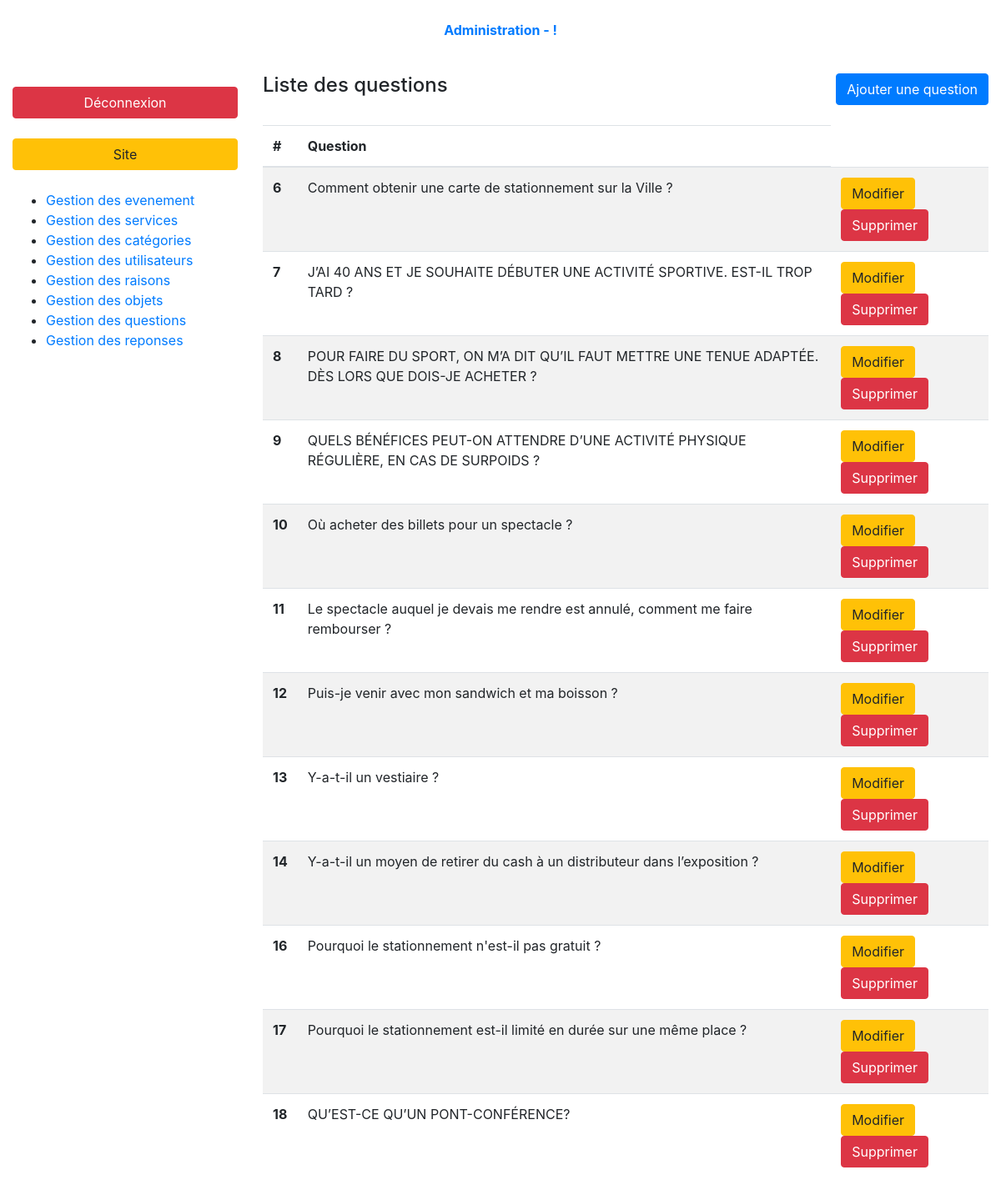
/index.php?page=admin-questions-list (signed in), run on the app's committed database.
### tables this page shows
CREATE TABLE `faq_questions` (
  `id` int(10) UNSIGNED NOT NULL,
  `question` text NOT NULL,
  `category_id` int(10) UNSIGNED NOT NULL
);

### controller/backend/questions.php (called while the page is built, shortened)
<?php
require_once ('././model/questions.php');
function questionsList(){
    $questions = getQuestions(FALSE);
    require_once './views/backend/questionsList.php';
}

### model/questions.php (called while the page is built, shortened)
<?php
function getQuestions($questionId = FALSE)
{
    $db = dbConnect();
    $queryString = 'SELECT *';
    $queryString .= ' FROM faq_questions';
    $query = $db->prepare($queryString);
    if (!$questionId){
        $query->execute();
        return $query->fetchAll();
    }
    else{
        $query->execute(['id' => $questionId]);
        return $query->fetch(PDO::FETCH_ASSOC);
    }
}

### views/backend/questionsList.php (the view, shortened to what this page needs)
<div class="container-fluid">
    <?php require '././partials/backend/header.php'; ?>
    <div class="row my-3 index-content">
        <?php require '././partials/backend/nav.php'; ?>
        <section class="col-9">
            <header class="pb-4 d-flex justify-content-between">
                <h4>Liste des questions</h4>
                <a class="btn btn-primary" href="index.php?page=admin-questions-form">Ajouter une question</a>
            </header>
            <table class="table table-striped">
                <thead>
                <tr>
                    <th>#</th>
                    <th>Question</th>
                </tr>
                </thead>
                <tbody>
                <?php foreach($questions as $question): ?>
                    <tr>
                        <th><?= $question['id'];?></th>
                        <td><?= $question['question'];?></td>
                        <td>
                            <a href="index.php?page=admin-questions-form&question-id=<?= $question['id'];?>&action=edit" class="btn btn-warning">Modifier</a>
                            <a onclick="return confirm('Are you sure?')" href="index.php?page=admin-questions-list&question-id=<?= $question['id'];?>&action=delete" class="btn btn-danger">Supprimer</a>
                        </td>
                    </tr>
                <?php endforeach; ?>
                </tbody>
            </table>
        </section>
    </div>
</div>
<?php require 'layout.php'; ?>

### data on the page
faq_questions: id "6", question "Comment obtenir une carte de stationnement sur la Ville ?"
faq_questions: id "7", question "J’AI 40 ANS ET JE SOUHAITE DÉBUTER UNE ACTIVITÉ SPORTIVE. EST-IL TROP TARD ?"
faq_questions: id "8", question "POUR FAIRE DU SPORT, ON M’A DIT QU’IL FAUT METTRE UNE TENUE ADAPTÉE. DÈS LORS QUE DOIS-JE ACHETER ?"
faq_questions: id "9", question "QUELS BÉNÉFICES PEUT-ON ATTENDRE D’UNE ACTIVITÉ PHYSIQUE RÉGULIÈRE, EN CAS DE SURPOIDS ?"
faq_questions: id "10", question "Où acheter des billets pour un spectacle ?"
faq_questions: id "11", question "Le spectacle auquel je devais me rendre est annulé, comment me faire rembourser ?"
faq_questions: id "12", question "Puis-je venir avec mon sandwich et ma boisson ?"
faq_questions: id "13", question "Y-a-t-il un vestiaire ?"
faq_questions: id "14", question "Y-a-t-il un moyen de retirer du cash à un distributeur dans l’exposition ?"
faq_questions: id "16", question "Pourquoi le stationnement n'est-il pas gratuit ?"
faq_questions: id "17", question "Pourquoi le stationnement est-il limité en durée sur une même place ?"
faq_questions: id "18", question "QU’EST-CE QU’UN PONT-CONFÉRENCE?"
